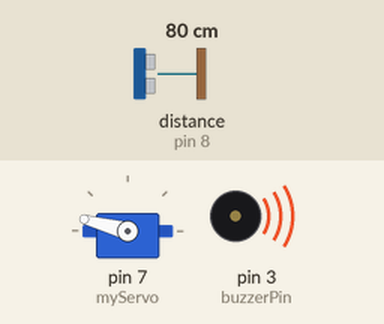
Simulated run of this sketch. Board: Arduino Uno, built with avr-gcc and run on an emulated ATmega328P. On the bench: servo, buzzer (waves = sounding). Wiring (inferred from the names in the program): ultrasonic range finder: trigger pin 9; echo pin 8. Inputs (shaded band) come from the test bench; at power-on: distance to the obstacle (sensor on pin 8) 80 cm. The echo pulse lasts 58.3 µs per cm.

Above: at 4.2 s.
4.3 s: distance to the obstacle (sensor on pin 8) set to 2 cm
Timing chart, 0 to 7.3 s (numbered marks = the images above; inputs shaded):
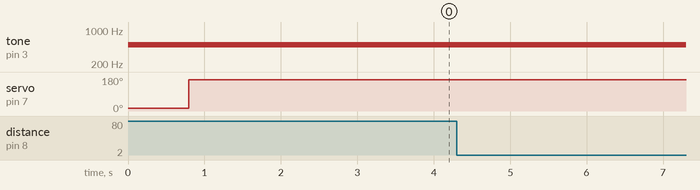

The sketch:

_at-pgn__C_.ino
```cpp
#include <Servo.h>


;const int trigPin = 9;
const int echoPin = 8;
const int buzzerPin = 3;
long duration;
int distance;
Servo myServo;
#define STEPPER_PIN_1 6
#define STEPPER_PIN_2 11
#define STEPPER_PIN_3 10
#define STEPPER_PIN_4 12
//BridgeHttpClient client;
//String tokenn = token; //token à envoyer à l'api pour s'authentifier il a été importé
//String serverIP = "127.0.0.1";
//String port = "2000";
//String endpoint = "/distance/datas";
void setup() {
  tone(buzzerPin, 400,500);
  pinMode(trigPin, OUTPUT);
  pinMode(echoPin, INPUT);
  Serial.begin(9600);
  myServo.attach(7);
  pinMode(buzzerPin, OUTPUT); // Définit le buzzerPin comme une sortie
}
// à mettre dans le futur void setup
//Bridge.begin();
//SerialUSB.begin(9600);
//while(!SerialUSB);
//client.addHeader("Content-Type: application/json");
//client.enableInsecure();
//WiFi.begin(ssid, password);
//Serial.println(ssis);
//Serial.println(password);
//Serial.println(token);
//WiFi.begin(ssid, password); //déjà importées
void loop() {
  for (int i = 15; i <= 165; i++) {
    OneStep(true, 0);
    myServo.write(i);
    delay(0);
    distance = calculateDistance();
    if (distance <= 100) { // Condition pour une distance inférieure à 1 mètre
      tone(buzzerPin, 500, 400);
      digitalWrite(buzzerPin, HIGH);
       // Active le buzzer
    }
  }

  for (int i = 165; i > 15; i--) {
    OneStep(true, 0);
    myServo.write(i);
    delay(0);
    distance = calculateDistance();
    if (distance <= 100) { // Condition pour une distance inférieure à 1 mètre
      tone(buzzerPin, 500, 400);
      digitalWrite(buzzerPin, HIGH); // Active le buzzer
    }
  }
}

int calculateDistance() {
  digitalWrite(trigPin, LOW);
  delayMicroseconds(2);
  digitalWrite(trigPin, HIGH);
  delayMicroseconds(10);
  digitalWrite(trigPin, LOW);
  duration = pulseIn(echoPin, HIGH);
  distance = duration * 0.034 / 2; // Calcul de la distance en centimètres
  return distance;
}

void OneStep(bool dir, int step_number){
    if(dir){
switch(step_number){
  case 0:
  digitalWrite(STEPPER_PIN_1, HIGH);
  digitalWrite(STEPPER_PIN_2, LOW);
  digitalWrite(STEPPER_PIN_3, LOW);
  digitalWrite(STEPPER_PIN_4, LOW);
  break;
  case 1:
  digitalWrite(STEPPER_PIN_1, LOW);
  digitalWrite(STEPPER_PIN_2, HIGH);
  digitalWrite(STEPPER_PIN_3, LOW);
  digitalWrite(STEPPER_PIN_4, LOW);
  break;
  case 2:
  digitalWrite(STEPPER_PIN_1, LOW);
  digitalWrite(STEPPER_PIN_2, LOW);
  digitalWrite(STEPPER_PIN_3, HIGH);
  digitalWrite(STEPPER_PIN_4, LOW);
  break;
  case 3:
  digitalWrite(STEPPER_PIN_1, LOW);
  digitalWrite(STEPPER_PIN_2, LOW);
  digitalWrite(STEPPER_PIN_3, LOW);
  digitalWrite(STEPPER_PIN_4, HIGH);
  break;
}
  }else{
    switch(step_number){
  case 0:
  digitalWrite(STEPPER_PIN_1, LOW);
  digitalWrite(STEPPER_PIN_2, LOW);
  digitalWrite(STEPPER_PIN_3, LOW);
  digitalWrite(STEPPER_PIN_4, HIGH);
  break;
  case 1:
  digitalWrite(STEPPER_PIN_1, LOW);
  digitalWrite(STEPPER_PIN_2, LOW);
  digitalWrite(STEPPER_PIN_3, HIGH);
  digitalWrite(STEPPER_PIN_4, LOW);
  break;
  case 2:
  digitalWrite(STEPPER_PIN_1, LOW);
  digitalWrite(STEPPER_PIN_2, HIGH);
  digitalWrite(STEPPER_PIN_3, LOW);
  digitalWrite(STEPPER_PIN_4, LOW);
  break;
  case 3:
  digitalWrite(STEPPER_PIN_1, HIGH);
  digitalWrite(STEPPER_PIN_2, LOW);
  digitalWrite(STEPPER_PIN_3, LOW);
  digitalWrite(STEPPER_PIN_4, LOW);


}
  }
step_number++;
  if(step_number > 3){
    step_number = 0;
  }
}
```
